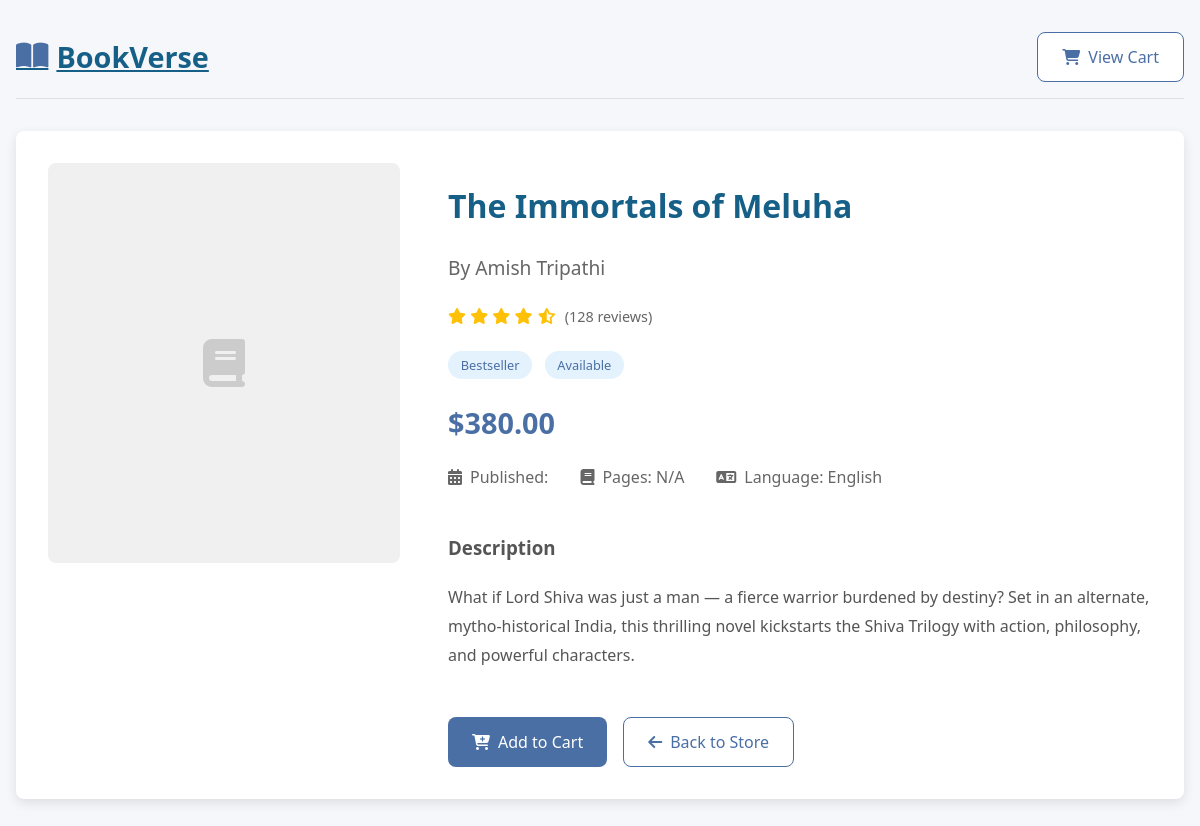
The app's page /book/4/ (signed in) with its own data.
### store/models.py (models this page shows, shortened)
class Book(models.Model):
    title = models.CharField(max_length=100)
    author = models.CharField(max_length=100)
    price = models.DecimalField(max_digits=6, decimal_places=2)
    description = models.TextField()

### store/views.py (the view)
# urls.py: path('book/<int:book_id>/', views.book_detail, name='book_detail'),
@login_required
def book_detail(request, book_id):
    book = get_object_or_404(Book, id=book_id)
    return render(request, 'store/book_detail.html', {'book': book})

### templates/store/book_detail.html (shortened to what this page needs)
<!DOCTYPE html>
<html lang="en">
<head>
    <link rel="stylesheet" href="https://cdnjs.cloudflare.com/ajax/libs/font-awesome/6.4.0/css/all.min.css">
</head>
<body>
    <div class="container">
        <div class="header">
            <a href="{% url 'book_list' %}" class="logo">
                <i class="fas fa-book-open"></i>
                BookVerse
            </a>
            <div>
                <a href="{% url 'view_cart' %}" class="btn btn-outline">
                    <i class="fas fa-shopping-cart"></i>
                    View Cart
                </a>
            </div>
        </div>
        <div class="book-detail-container">
            <div class="book-cover-large">
                {% if book.cover_image %}
                    <img src="{{ book.cover_image.url }}" alt="{{ book.title }}" style="width: 100%; height: 100%; object-fit: cover;">
                {% else %}
                    <i class="fas fa-book"></i>
                {% endif %}
            </div>
            <div class="book-info">
                <h1 class="book-title">{{ book.title }}</h1>
                <p class="book-author">By {{ book.author }}</p>
                <div class="rating">
                    <div class="stars">
                        <i class="fas fa-star"></i>
                        <i class="fas fa-star"></i>
                        <i class="fas fa-star"></i>
                        <i class="fas fa-star"></i>
                        <i class="fas fa-star-half-alt"></i>
                    </div>
                    <span class="reviews">(128 reviews)</span>
                </div>
                <div>
                    <span class="badge">Bestseller</span>
                    <span class="badge">Available</span>
                </div>
                <p class="book-price">${{ book.price }}</p>
                <div class="book-meta">
                    <div class="meta-item">
                        <i class="fas fa-calendar-alt"></i>
                        <span>Published: {{ book.publication_date|date:"F Y" }}</span>
                    </div>
                    <div class="meta-item">
                        <i class="fas fa-book"></i>
                        <span>Pages: {{ book.pages|default:"N/A" }}</span>
                    </div>
                    <div class="meta-item">
                        <i class="fas fa-language"></i>
                        <span>Language: English</span>
                    </div>
                </div>
                <div class="book-description">
                    <h3>Description</h3>
                    <p>{{ book.description }}</p>
                </div>
                <div class="action-buttons">
                    <a href="{% url 'add_to_cart' book.id %}" class="btn btn-primary">
                        <i class="fas fa-cart-plus"></i>
                        Add to Cart
                    </a>
                    <a href="{% url 'book_list' %}" class="btn btn-outline">
                        <i class="fas fa-arrow-left"></i>
                        Back to Store
                    </a>
                </div>
            </div>
        </div>
    </div>
</body>
</html>

### templates/store/book_detail.html (style rules this page uses)
:root { --primary: #4a6fa5; --secondary: #166088; --accent: #4fc3f7; --light: #f8f9fa; --dark: #212529; --success: #28a745; --border-radius: 8px; --box-shadow: 0 4px 12px rgba(0, 0, 0, 0.1); }
body { font-family: 'Segoe UI', Tahoma, Geneva, Verdana, sans-serif; background-color: #f5f7fa; margin: 0; padding: 0; color: var(--dark); }
.container { max-width: 1200px; margin: 2rem auto; padding: 0 1rem; }
.header { display: flex; justify-content: space-between; align-items: center; margin-bottom: 2rem; padding-bottom: 1rem; border-bottom: 1px solid #e0e0e0; }
.logo { font-size: 1.8rem; font-weight: 700; color: var(--secondary); display: flex; align-items: center; }
.logo i { margin-right: 0.5rem; color: var(--primary); }
.btn { padding: 0.8rem 1.5rem; border-radius: var(--border-radius); text-decoration: none; font-weight: 500; transition: all 0.3s ease; display: inline-flex; align-items: center; gap: 0.5rem; border: none; cursor: pointer; font-size: 1rem; }
.btn-primary { background-color: var(--primary); color: white; }
.btn-outline { border: 1px solid var(--primary); color: var(--primary); background: white; }
.book-detail-container { display: grid; grid-template-columns: 1fr 2fr; gap: 3rem; background: white; border-radius: var(--border-radius); box-shadow: var(--box-shadow); overflow: hidden; padding: 2rem; }
.book-cover-large { height: 400px; background-color: #f0f0f0; display: flex; align-items: center; justify-content: center; border-radius: var(--border-radius); }
.book-cover-large i { font-size: 3rem; color: #ccc; }
.book-info { display: flex; flex-direction: column; }
.book-title { font-size: 2rem; font-weight: 700; margin-bottom: 0.5rem; color: var(--secondary); }
.book-author { font-size: 1.2rem; color: #666; margin-bottom: 1.5rem; }
.book-meta { display: flex; gap: 2rem; margin-bottom: 1.5rem; }
.meta-item { display: flex; align-items: center; gap: 0.5rem; color: #666; }
.book-price { font-size: 1.8rem; font-weight: 700; color: var(--primary); margin: 1.5rem 0; }
.book-description { line-height: 1.8; color: #555; margin-bottom: 2rem; }
.action-buttons { display: flex; gap: 1rem; margin-top: auto; }
.rating { display: flex; align-items: center; gap: 0.5rem; margin-bottom: 1.5rem; }
.stars { color: #ffc107; }
.reviews { color: #666; font-size: 0.9rem; }
.badge { display: inline-block; padding: 0.3rem 0.8rem; background-color: #e3f2fd; color: var(--primary); border-radius: 20px; font-size: 0.8rem; font-weight: 500; margin-right: 0.5rem; }

### records on screen
Book: title "The Immortals of Meluha", author "Amish Tripathi", price "380.00", description "What if Lord Shiva was just a man — a fierce warrior burdened by destiny? Set in an alternate, mytho-historical India, this thrilling novel kickstarts the Shiva Trilogy with action, philosophy, and powerful characters."

### other values on screen
{{ book.pages|default:"N/A" }} "N/A"
